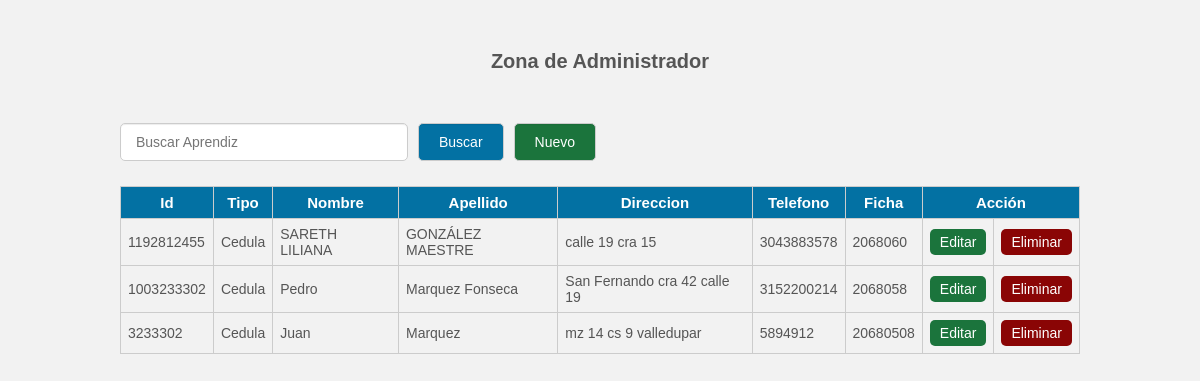
/waprendices/index.php, run on the app's committed database.
### tables this page shows
CREATE TABLE IF NOT EXISTS `aprendices` (
  `id` int(11) NOT NULL AUTO_INCREMENT,
  `tipo` varchar(50) NOT NULL,
  `nombre` varchar(50) NOT NULL,
  `apellido` varchar(50) NOT NULL,
  `direccion` varchar(50) NOT NULL,
  `telefono` varchar(50) NOT NULL,
  `ficha` int(11) NOT NULL,
  PRIMARY KEY (`id`)
);

### waprendices/index.php (the view, shortened to what this page needs)
<?php
	include_once 'conexion.php';
	$sentencia_select=$con->prepare('SELECT *FROM aprendices ORDER BY id DESC');
	$sentencia_select->execute();
	$resultado=$sentencia_select->fetchAll();
?>
<!DOCTYPE html>
<html lang="es">
<head>
	<link rel="stylesheet" href="/css/estilo.css">
</head>
<body>
	<div class="contenedor">
		<h2>Zona de Administrador</h2>
		<div class="barra__buscador">
			<form action="" class="formulario" method="post">
				<input type="text" name="buscar" placeholder="Buscar Aprendiz"
				value="<?php if(isset($buscar_text)) echo $buscar_text; ?>" class="input__text">
				<input type="submit" class="btn" name="btn_buscar" value="Buscar">
				<a href="insert.php" class="btn btn__nuevo">Nuevo</a>
			</form>
		</div>
		<table>
			<tr class="head">
				<td>Id</td>
				<td>Tipo</td>
				<td>Nombre</td>
				<td>Apellido</td>
				<td>Direccion</td>
				<td>Telefono</td>
				<td>Ficha</td>
				<td colspan="2">Acción</td>
			</tr>
			<?php foreach($resultado as $fila):?>
				<tr >
					<td><?php echo $fila['id']; ?></td>
					<td><?php echo $fila['tipo']; ?></td>
					<td><?php echo $fila['nombre']; ?></td>
					<td><?php echo $fila['apellido']; ?></td>
					<td><?php echo $fila['direccion']; ?></td>
					<td><?php echo $fila['telefono']; ?></td>
					<td><?php echo $fila['ficha']; ?></td>
					<td><a href="update.php?id=<?php echo $fila['id']; ?>"  class="btn__update" >Editar</a></td>
					<td><a href="delete.php?id=<?php echo $fila['id']; ?>" class="btn__delete">Eliminar</a></td>
				</tr>
			<?php endforeach ?>
		</table>
	</div>
</body>
</html>

### css/estilo.css (style rules this page uses)
* { padding: 0; margin: 0px; box-sizing: border-box; }
body { font-family: 'Arial',sans-serif; font-size: 16px; background: #f2f2f2; }
a { text-decoration: none; }
.contenedor { width: 80%; max-width: 1000px; margin: 30px auto; overflow: hidden; }
h2 { display: block; margin-top: 20px; margin-bottom: 20px; text-align: center; font-size: 20px; font-family: 'Arial', sans-serif; font-weight: bold; color: #555; }
.barra__buscador { width: 100%; margin-top: 50px; margin-bottom: 10px; }
.formulario { display: flex; width: 100%; overflow: hidden; }
form .input__text { width: 100%; border: 1px solid #ccc; border-radius: 5px; box-shadow: 0 1px 1px rgba(0, 0, 0, 0.075) inset; color: #848688; display: block; font-size: 14px; margin-bottom: 15px; padding: 10px 15px; max-width: 30%; margin-right: 10px; outline: medium none; }
form .btn { border: 1px solid #ccc; border-radius: 5px; box-shadow: 0 1px 1px rgba(0, 0, 0, 0.075) inset; color: #fff; display: block; font-size: 14px; background: rgb(3, 113, 163); margin-bottom: 15px; padding: 10px 20px; margin-right: 10px; outline: medium none; cursor: pointer; }
.btn__nuevo { float: right; background: #1b743c !important; }
table { width: 100%; border-collapse: collapse; }
table .head { background: rgb(3, 113, 163); }
table .head td { color: #fff; font-family: 'Arial',sans-serif; font-weight: bold; font-size: 15px; text-align: center; }
table tr td { border:1px solid #ccc; padding: 7px; font-size: 14px; color: #555; }
.btn__update { display: inline-block; font-size: 14px; background: #1b743c; color: #fff; border-radius: 5px; padding: 5px 10px; }
.btn__delete { display: inline-block; font-size: 14px; background: #8a0505; color: #fff; border-radius: 5px; padding: 5px 10px; }

### data on the page
aprendices: id "1192812455", tipo "Cedula", nombre "SARETH LILIANA", apellido "GONZÁLEZ MAESTRE", direccion "calle 19 cra 15", telefono "3043883578", ficha "2068060"
aprendices: id "1003233302", tipo "Cedula", nombre "Pedro", apellido "Marquez Fonseca", direccion "San Fernando cra 42 calle 19", telefono "3152200214", ficha "2068058"
aprendices: id "3233302", tipo "Cedula", nombre "Juan", apellido "Marquez", direccion "mz 14 cs 9 valledupar", telefono "5894912", ficha "20680508"
